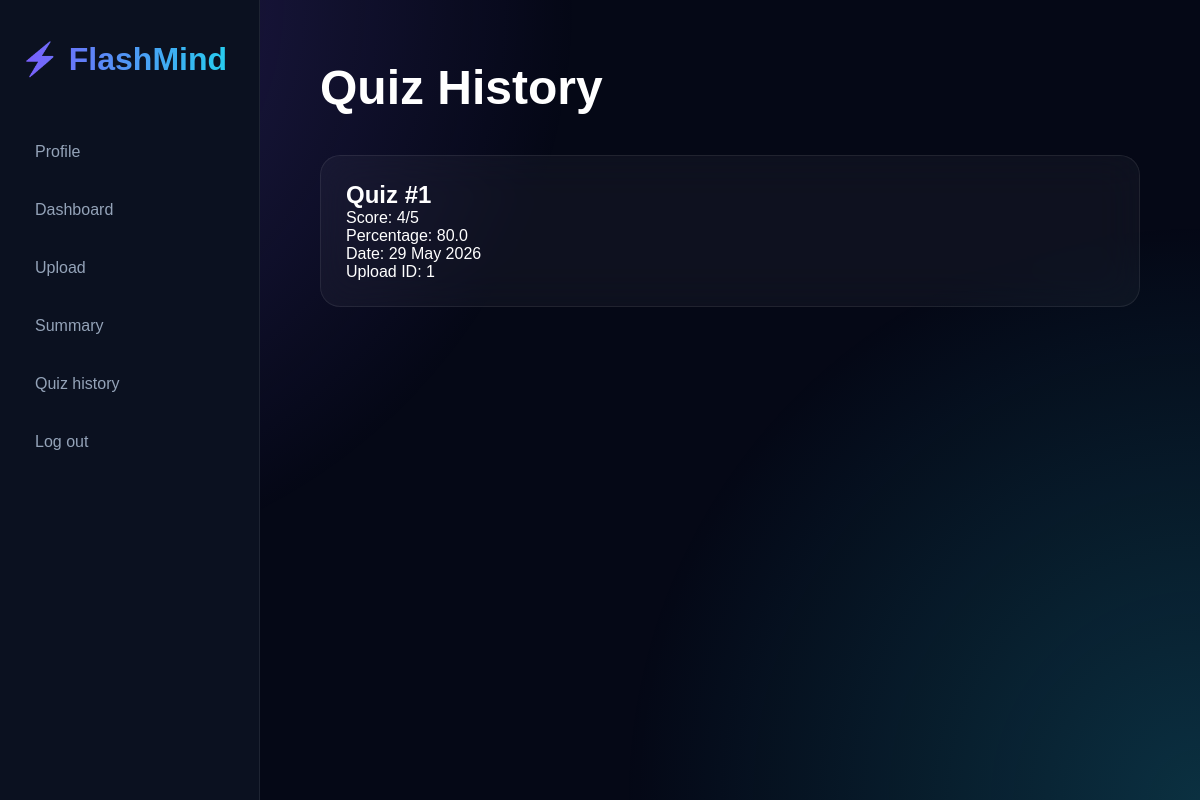
The app's page /quiz_history (signed in) with its own data.
### app.py (models this page shows)
class Quiz(db.Model):
    __tablename__='quizs'
    id: Mapped[int] = mapped_column(primary_key=True)
    score:Mapped[int]=mapped_column(Integer)
    created_at=mapped_column(String)
    total_quizs=mapped_column(Integer)
    user_id=mapped_column(ForeignKey('users.id'))
    upload_id=mapped_column(ForeignKey('uploads.id'))
    owner=relationship('User',back_populates='quiz')
    questions=relationship("QuizQuestion",back_populates='quiz')

### app.py (the view)
@app.route("/quiz_history")
@login_required
def quiz_history():
    quizzes=db.session.execute(db.select(Quiz).where(Quiz.user_id==current_user.id)
                               .order_by(Quiz.id.desc())).scalars().all()
    return render_template('quiz_history.html',
                          quizzes=quizzes )

### app.py (called while the page is built)
@login_manager.user_loader
def load_user(user_id):
    return db.session.get(User, int(user_id))

### templates/quiz_history.html
{% extends "base.html" %}
{% block content %}
<h1 class="page-title">
    Quiz History
</h1>
<div class="summary-grid">
    {% for quiz in quizzes %}
    <div class="glass-card summary-card">
        <h2>
            Quiz #{{ quiz.id }}
        </h2>
        <p>
            Score:
            {{ quiz.score }}/{{quiz.total_quizs}}
        </p>
        <p>
            Percentage:
            {{ (quiz.score/quiz.total_quizs)*100 |round}}
        </p>
        <p>
            Date:
            {{ quiz.created_at}}
        </p>
        <p>
            Upload ID:
            {{ quiz.upload_id }}
        </p>
    </div>
    {% endfor %}
</div>
{% endblock %}

### static/css/style.css (style rules this page uses)
* { margin:0; padding:0; box-sizing:border-box; }
body { background:#050816; color:white; font-family:Arial, sans-serif; display:flex; min-height:100vh; overflow-x:hidden; }
.page-title { font-size:3rem; margin-bottom:40px; }
.glass-card { background:rgba(255,255,255,0.04); border:1px solid rgba(255,255,255,0.08); padding:40px; border-radius:30px; backdrop-filter:blur(20px); }
.summary-grid { display: grid; grid-template-columns: repeat( auto-fit, minmax(320px,1fr) ); gap: 25px; margin-top: 40px; }
.summary-card { padding: 25px; border-radius: 20px; }

### records on screen
Quiz: id "1", score "4", total_quizs "5", (quiz.score/quiz.total_quizs)*100|round "80.0", created_at "29 May 2026", upload_id "1"
